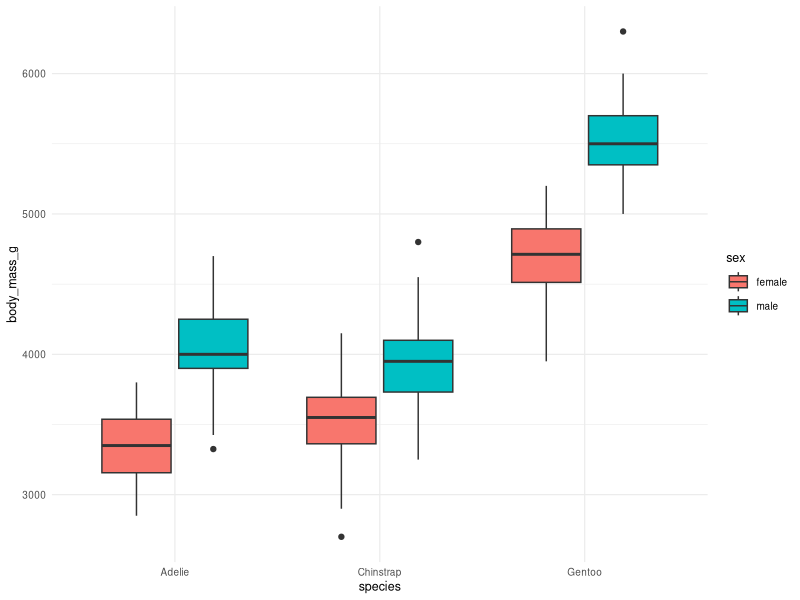
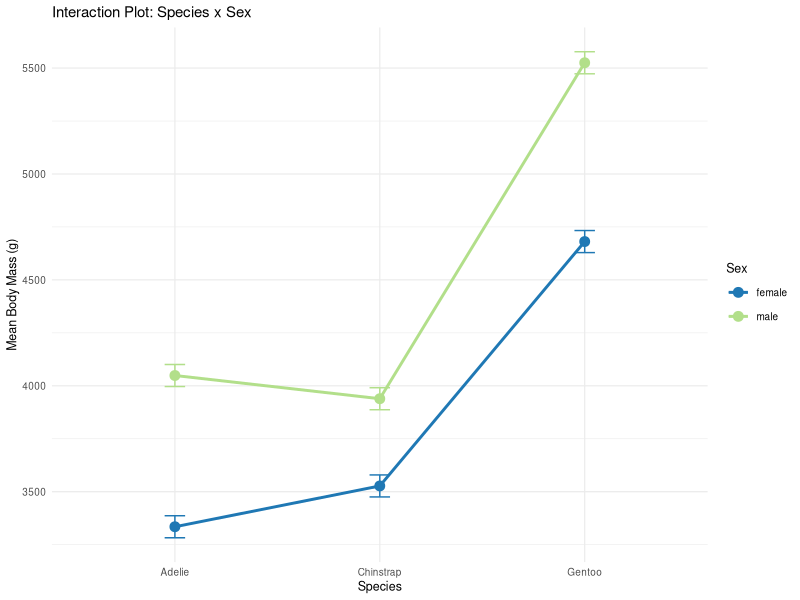
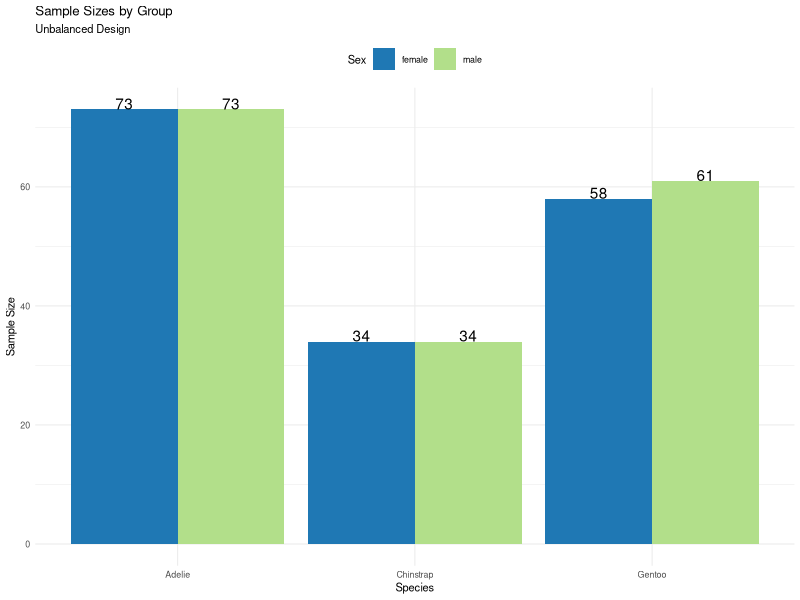
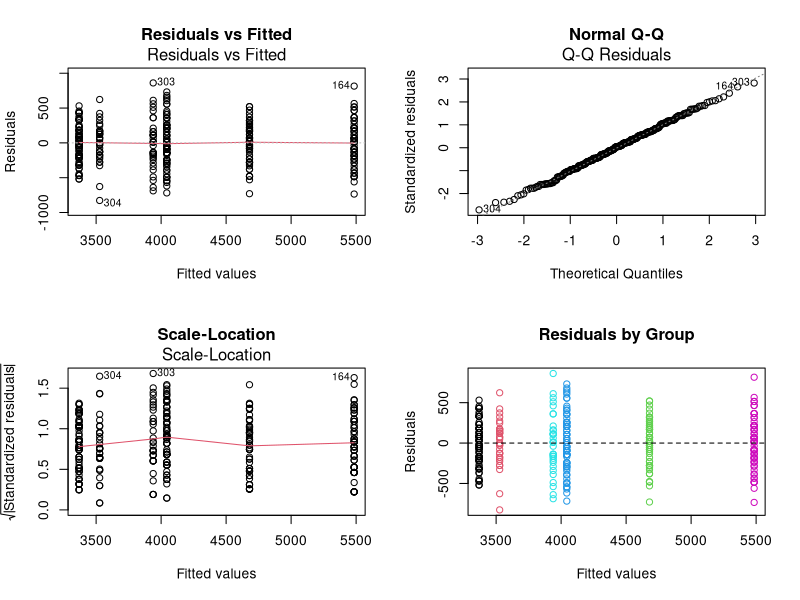
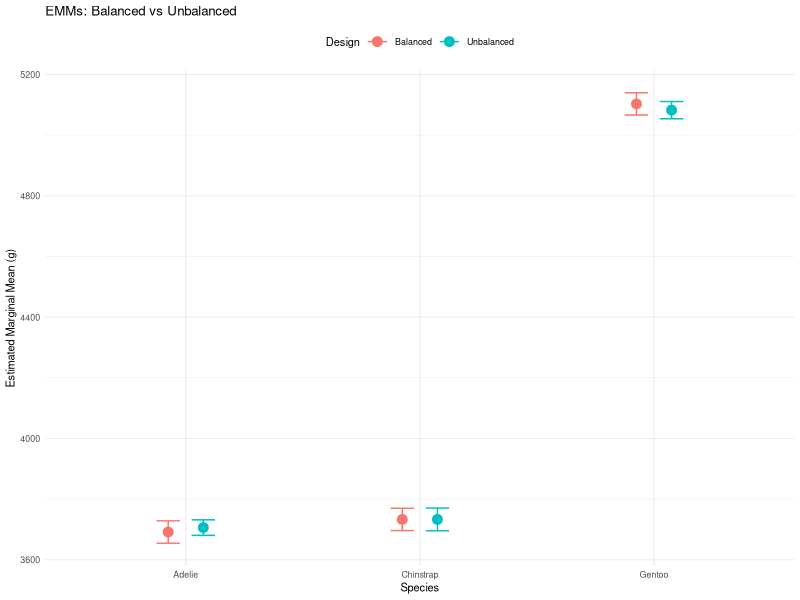
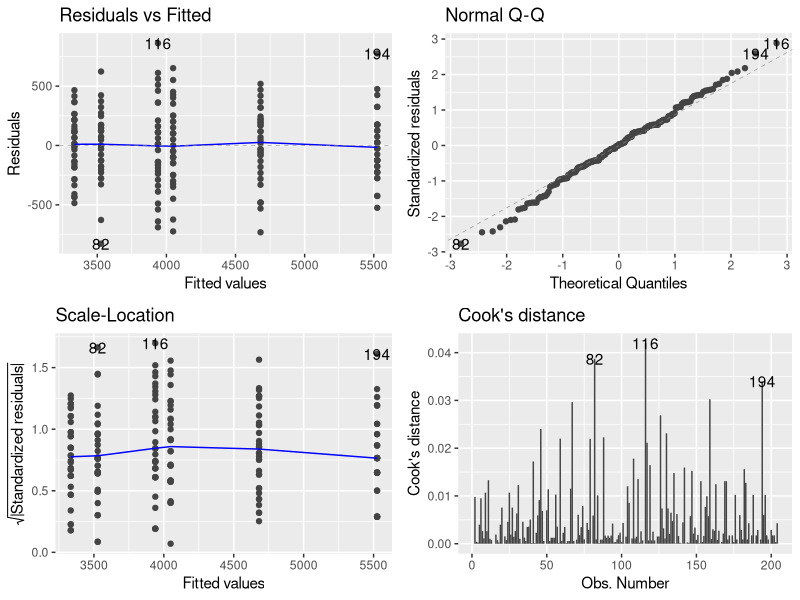

Write R code to recreate these figures, in order.
## ---- chunk 1
#| echo: false
#| message: false
#| warning: false
library(palmerpenguins)
library(emmeans)
library(ggfortify)
library(car)
library(broom)
library(patchwork)
library(tidyverse)

p_df <- penguins %>%
  filter(!is.na(body_mass_g),
         !is.na(sex),
         !is.na(species)) %>%
  select(species, sex, body_mass_g)
## ---- chunk 2
#| echo: false
#| message: false
#| warning: false
#| paged-print: false
summaryu_df <- p_df %>%
  group_by(species, sex) %>%
  summarise(
    n = sum(!is.na(body_mass_g)),
    mean_mass = mean(body_mass_g),
    sd_mass = sd(body_mass_g),
    se_mass = sd_mass/sqrt(n),
    .groups = 'drop'
  ) %>%
  arrange(species, sex)
print(summaryu_df)
## ---- chunk 3
#| echo: false
#| message: false
#| warning: false
#| paged-print: false
original_n <- p_df %>%
  count(species, sex) %>%
  arrange(species, sex)

p_df %>%
  count(species, sex) %>%
  pivot_wider(names_from = sex,
              values_from = n,
              values_fill = 0)
## ---- chunk 4
#| echo: false
#| message: false
#| warning: false
#| paged-print: false
#| collapse: true
min_n <- min(original_n$n)
cat(paste("Minimum n =", min_n, "\n\n"))

set.seed(123)
balanced_df <- p_df %>%
  group_by(species, sex) %>%
  sample_n(min_n) %>%
  ungroup()

balanced_n <- balanced_df %>%
  count(species, sex) %>%
  pivot_wider(names_from = sex,
              values_from = n,
              values_fill = 0)
balanced_n
## ---- chunk 5
#| echo: false
#| message: false
#| warning: false
#| paged-print: false
summary_df <- balanced_df %>%
  group_by(species, sex) %>%
  summarise(
    n = sum(!is.na(body_mass_g)),
    mean_mass = mean(body_mass_g),
    sd_mass = sd(body_mass_g),
    se_mass = sd_mass/sqrt(n),
    .groups = 'drop'
  ) %>%
  arrange(species, sex)
print(summary_df)
## ---- chunk 6
#| echo: false
#| fig-width: 3.4
#| fig-height: 3
#| fig-alt: "Boxplot of penguin body mass in grams by species, with boxes filled by sex, showing mass differences across the species-by-sex combinations in the balanced dataset."
p_box_plot <- balanced_df %>%
  ggplot(aes(species, body_mass_g, fill = sex)) +
  geom_boxplot() +
  theme_minimal(base_size = 9)
p_box_plot
## ---- chunk 7
#| echo: false
#| message: false
#| warning: false
#| paged-print: false
cell_means <- p_df %>%
  group_by(species, sex) %>%
  summarise(
    n = sum(!is.na(body_mass_g)),
    cell_mean = mean(body_mass_g),
    .groups = 'drop'
  )
cell_means_wide <- cell_means %>% select(-n) %>%
  pivot_wider(names_from = sex, values_from = cell_mean)
cell_counts <- p_df %>%
  count(species, sex) %>%
  pivot_wider(names_from = sex, values_from = n, values_fill = 0)
combined_table <- cell_means_wide %>%
  left_join(cell_counts, by = "species", suffix = c("_mean", "_n"))
cat("Combined table with means and counts:\n\n")
print(combined_table)

regular_species_means <- p_df %>%
  group_by(species) %>%
  summarise(total_n = n(), regular_mean = mean(body_mass_g), .groups = 'drop')
cat("\n\nRegular means (WRONG for marginal means):\n\n")
print(regular_species_means)
## ---- chunk 8
#| echo: false
#| paged-print: false
emm_species <- cell_means %>%
  group_by(species) %>%
  summarise(
    emm_mean = mean(cell_mean),
    calculation = paste0("(",
                        paste(round(cell_mean, 1), collapse = " + "),
                        ") / 2 = ",
                        round(mean(cell_mean), 1)),
    .groups = 'drop'
  )
cat("Estimated Marginal Means for Species (CORRECT):")
print(emm_species)

comparison <- cell_means %>%
  pivot_wider(names_from = sex, values_from = c(n, cell_mean)) %>%
  mutate(
    species_emm = (cell_mean_female + cell_mean_male) / 2,
    regular_mean = regular_species_means$regular_mean[match(species, regular_species_means$species)],
    difference = species_emm - regular_mean
  )
cat("\n\nComparison showing EMM calculation:\n\n")
print(comparison %>% select(species, cell_mean_female, cell_mean_male, species_emm, regular_mean, difference))
## ---- chunk 9
#| echo: false
#| message: false
#| warning: false
#| paged-print: false
cat("Combined table with means and counts:\n\n")
print(combined_table)
## ---- chunk 10
#| echo: false
#| message: false
#| warning: false
#| paged-print: false
regular_sex_means <- p_df %>%
  group_by(sex) %>%
  summarise(total_n = n(), regular_mean = mean(body_mass_g, na.rm = TRUE), .groups = 'drop')
cat("\nRegular means sex (WRONG for marginal means):")
print(regular_sex_means)

emm_sex <- cell_means %>%
  group_by(sex) %>%
  summarise(
    emm_mean = mean(cell_mean),
    calculation = paste0("(",
                        paste(round(cell_mean, 1), collapse = " + "),
                        ") / 3 = ",
                        round(mean(cell_mean), 1)),
    .groups = 'drop'
  )
cat("\n\nEstimated Marginal Means for Sex (CORRECT):\n\n")
print(emm_sex)

comparison_sex <- emm_sex %>%
  left_join(regular_sex_means, by = "sex") %>%
  mutate(difference = emm_mean - regular_mean) %>%
  select(sex, total_n, regular_mean, emm_mean, difference)
cat("\n\nComparison showing difference between regular and marginal means:\n\n")
print(comparison_sex)
## ---- chunk 11
#| echo: false
options(contrasts = c("contr.sum", "contr.poly"))

anova_model <- lm(body_mass_g ~ species * sex,
                  data = balanced_df)
summary(anova_model)
## ---- chunk 12
#| echo: false
anova_type3 <- Anova(anova_model, type = "III")
cat("Type III Sums of Squares ANOVA:")
print(anova_type3)
## ---- chunk 13
#| echo: false
#| message: false
#| warning: false
#| paged-print: false
# PARTIAL eta squared: SS_effect / (SS_effect + SS_residual).
# This is the effect size that pairs with Type III SS, because Type III
# sums of squares do NOT add up to SS_total once a design is unbalanced.
ss_effects  <- anova_type3$`Sum Sq`[2:4]
ss_residual <- anova_type3$`Sum Sq`[5]

eta_squared_df <- data.frame(
  Effect          = c("Species", "Sex", "Interaction"),
  Partial_Eta_Sq  = round(ss_effects / (ss_effects + ss_residual), 4)
)
cat("Effect Sizes (partial eta-squared):")
print(eta_squared_df)
## ---- chunk 14
#| include: false
plot_assump_plot <- autoplot(anova_model, which = 1:4, ncol = 2, nrow = 2)
ggsave("images/assumpt_1.jpg",
       plot = plot_assump_plot,
       width = 7,
       height = 6,
       dpi = 300,
       bg = "white")
## ---- chunk 15
#| echo: false
shapiro_test <- shapiro.test(residuals(anova_model))
cat("Shapiro-Wilk Normality Test:")
print(shapiro_test)

levene_test <- leveneTest(body_mass_g ~ species * sex,
                          data = balanced_df)
cat("Levene's Test for Homogeneity:")
print(levene_test)

outliers_df <- balanced_df %>%
  mutate(
    fitted = fitted(anova_model),
    residuals = residuals(anova_model),
    std_resid = rstandard(anova_model)
  ) %>%
  filter(abs(std_resid) > 3)
cat(paste("Number of outliers (|z| > 3):", nrow(outliers_df)))
## ---- chunk 16
#| echo: false
#| message: false
#| warning: false
#| paged-print: false
#| collapse: true
species_emm <- emmeans(anova_model, ~ species)
cat("Species EMMs:\n\n")
print(species_emm)

sex_emm <- emmeans(anova_model, ~ sex)
cat("Sex EMMs:\n\n")
print(sex_emm)

interaction_emm <- emmeans(anova_model, ~ species * sex)
cat("Species by Sex EMMs:\n\n")
print(interaction_emm)
## ---- chunk 17
#| echo: false
#| message: false
#| warning: false
#| paged-print: false
#| collapse: true
species_pairs <- pairs(species_emm, adjust = "tukey")
print("Species pairwise comparisons:")
print(species_pairs)

interaction_pairs <- pairs(interaction_emm,
                          by = "sex",
                          adjust = "tukey")
print("Species comparisons within sex:")
print(interaction_pairs)
## ---- chunk 18
#| echo: false
emm_interaction <- emmeans(anova_model, ~ species * sex)
pairs_interaction <- pairs(emm_interaction, adjust = "tukey")
## ---- chunk 19
#| echo: false
cld_interaction <- multcomp::cld(emm_interaction,
                       Letters = letters,
                       adjust = "sidak")
cld_df <- as.data.frame(cld_interaction) %>%
  arrange(species, sex)
print(cld_df)
## ---- chunk 20
#| echo: false
#| fig-width: 3.6
#| fig-height: 3
#| fig-alt: "Interaction plot of estimated marginal mean body mass by species and sex, with points connected by lines for each sex and error bars showing ± 1 SE, used to visualize whether the sex effect differs across species."
emm_plotting_df <- as.data.frame(emm_interaction)
interaction_plot <- ggplot(emm_plotting_df,
       aes(x = species,
           y = emmean,
           color = sex,
           group = sex)) +
  geom_point(size = 3) +
  geom_line(linewidth = 1) +
  geom_errorbar(aes(ymin = emmean - SE,
                    ymax = emmean + SE),
                width = 0.1) +
  scale_color_manual(values = c("#1f78b4", "#b2df8a")) +
  labs(title = "Interaction Plot: Species x Sex",
       x = "Species", y = "Mean Body Mass (g)", color = "Sex") +
  theme_minimal(base_size = 9) +
  theme(legend.position = "right")
interaction_plot
## ---- chunk 21
#| echo: false
#| message: false
#| warning: false
#| paged-print: false
unbalanced_n <- p_df %>%
  count(species, sex) %>%
  arrange(species, sex)
print("Unbalanced sample sizes:")
print(unbalanced_n)

total_n <- sum(unbalanced_n$n)
max_n <- max(unbalanced_n$n)
min_n <- min(unbalanced_n$n)
imbalance_ratio <- max_n / min_n
print(paste("Total N =", total_n))
print(paste("Imbalance ratio =", round(imbalance_ratio, 2)))
## ---- chunk 22
#| echo: false
#| fig-width: 3.4
#| fig-height: 3
#| fig-alt: "Dodged bar chart of sample size by species and sex, with counts labeled above each bar, showing the unequal sample sizes across cells in the unbalanced penguin dataset."
imbalance_plot <- ggplot(unbalanced_n,
       aes(x = species, y = n, fill = sex)) +
  geom_col(position = "dodge") +
  geom_text(aes(label = n),
            position = position_dodge(0.9),
            vjust = -0) +
  scale_fill_manual(values = c("#1f78b4", "#b2df8a")) +
  labs(title = "Sample Sizes by Group",
       subtitle = "Unbalanced Design",
       x = "Species", y = "Sample Size", fill = "Sex") +
  theme_minimal(base_size = 8) +
  theme(legend.position = "top")
print(imbalance_plot)
## ---- chunk 23
#| echo: false
#| message: false
#| warning: false
#| paged-print: false
model1_type1 <- lm(body_mass_g ~ species + sex + species:sex,
                   data = p_df)
anova1_type1 <- anova(model1_type1)
cat("Type I SS (Species -> Sex -> Interaction):\n\n")
print(anova1_type1)

model2_type1 <- lm(body_mass_g ~ sex + species + sex:species,
                   data = p_df)
anova2_type1 <- anova(model2_type1)
cat("\n\nType I SS (Sex -> Species -> Interaction):\n\n")
print(anova2_type1)

ss_comparison_df <- data.frame(
  Effect = c("Species", "Sex"),
  Order1_SS = c(anova1_type1$`Sum Sq`[1],
                anova1_type1$`Sum Sq`[2]),
  Order2_SS = c(anova2_type1$`Sum Sq`[2],
                anova2_type1$`Sum Sq`[1])
)
cat("\n\nType I SS depends on order:\n\n")
print(ss_comparison_df)
## ---- chunk 24
#| echo: false
#| message: false
#| warning: false
#| paged-print: false
options(contrasts = c("contr.sum", "contr.poly"))
model_u <- lm(body_mass_g ~ species * sex,
              data = p_df)
anova_type3_u <- Anova(model_u, type = "III")
print("Type III Sums of Squares:")
print(anova_type3_u)

print("Comparison of F-values:")
comparison_f_df <- data.frame(
  Effect = c("Species", "Sex", "Interaction"),
  Type_I_F = round(anova1_type1$`F value`[1:3], 2),
  Type_III_F = round(anova_type3_u$`F value`[2:4], 2)
)
print(comparison_f_df)
## ---- chunk 25
#| echo: false
#| message: false
#| warning: false
#| paged-print: false
# Same partial eta squared as the balanced model, so the two are comparable.
ss_effects_u  <- anova_type3_u$`Sum Sq`[2:4]
ss_residual_u <- anova_type3_u$`Sum Sq`[5]

eta_squared_p_df <- data.frame(
  Effect         = c("Species", "Sex", "Interaction"),
  Partial_Eta_Sq = round(ss_effects_u / (ss_effects_u + ss_residual_u), 4)
)
print("Effect Sizes (partial eta-squared, Type III):")
print(eta_squared_p_df)
## ---- chunk 26
#| echo: false
#| message: false
#| warning: false
#| paged-print: false
grand_mean <- mean(p_df$body_mass_g)
print(paste("Grand mean:", round(grand_mean, 1)))

ss_total_manual <- sum((p_df$body_mass_g - grand_mean)^2)
print(paste("Total SS:", round(ss_total_manual, 0)))

group_means_df <- p_df %>%
  group_by(species, sex) %>%
  mutate(group_mean = mean(body_mass_g)) %>%
  ungroup()

ss_between <- sum((group_means_df$group_mean - grand_mean)^2)
print(paste("Between-groups SS:", round(ss_between, 0)))

ss_within <- sum((group_means_df$body_mass_g -
                  group_means_df$group_mean)^2)
print(paste("Within-groups SS:", round(ss_within, 0)))

print(paste("Check: Between + Within =",
            round(ss_between + ss_within, 0)))
## ---- chunk 27
#| echo: false
#| message: false
#| warning: false
#| paged-print: false
species_only_model <- lm(body_mass_g ~ species,
                         data = p_df)
ss_species_only <- sum((fitted(species_only_model) -
                       grand_mean)^2)
cat(paste0("SS(Species alone): ",
           round(ss_species_only, 0), "\n"))

sex_only_model <- lm(body_mass_g ~ sex,
                     data = p_df)
ss_sex_only <- sum((fitted(sex_only_model) -
                   grand_mean)^2)
cat(paste0("SS(Sex alone):     ",
           round(ss_sex_only, 0), "\n"))

cat(paste0("\nSum of main effects: ",
           round(ss_species_only + ss_sex_only, 0), "\n"))
cat(paste0("Actual between SS:   ",
           round(ss_between, 0), "\n"))
cat(paste0("\nDifference (design is not orthogonal): ",
           round(ss_between -
                 (ss_species_only + ss_sex_only), 0), "\n"))
## ---- chunk 28
#| echo: false
#| message: false
#| warning: false
#| paged-print: false
species_emm_u <- emmeans(model_u, ~ species)
sex_emm_u <- emmeans(model_u, ~ sex)

cat("Species EMMs (model-based):")
print(species_emm_u)
cat("\n\nSex EMMs (model-based):")
print(sex_emm_u)

emm_interaction_u <- emmeans(model_u, ~ species * sex)
pairs_interaction_u <- pairs(emm_interaction, adjust = "tukey")
pairs_interaction_u
## ---- chunk 29
#| echo: false
#| message: false
#| warning: false
#| paged-print: false
cld_interaction_u <- multcomp::cld(emm_interaction_u,
                       Letters = letters,
                       adjust = "sidak")
cld_df_u <- as.data.frame(cld_interaction_u) %>%
  arrange(species, sex)
print(cld_df_u)
## ---- chunk 30
#| echo: false
#| message: false
#| warning: false
#| paged-print: false
species_pairs_u <- pairs(species_emm_u, adjust = "tukey")
cat("Species pairwise comparisons (Tukey):")
print(species_pairs_u)

sex_by_species_emm <- emmeans(model_u, ~ sex | species)
sex_effects_df <- pairs(sex_by_species_emm)
cat("\n\nSex effect within each species:")
print(sex_effects_df)
## ---- chunk 31
#| echo: false
#| message: false
#| warning: false
#| paged-print: false
interaction_test <- emmeans(model_u,
                            pairwise ~ sex | species)
contrasts_df <- as.data.frame(interaction_test$contrasts)

# Carry the species label along with its estimate rather than assuming the
# rows come back in a particular order — if the factor levels are ever
# reordered, positional indexing would silently mislabel these.
# Take the direction from the contrast label itself rather than typing it in
# -- emmeans returns "female - male", so a negative estimate means females
# are LIGHTER. Hard-coding the opposite label would flip the story.
contrast_label <- as.character(contrasts_df$contrast[1])

interaction_summary_df <- contrasts_df %>%
  transmute(Species    = as.character(species),
            Sex_Effect = round(estimate, 0))
cat(paste0("Sex effect (", contrast_label, ", grams) by species:\n"))
print(interaction_summary_df)

cat("\n\nInteraction interpretation:")
if (anova_type3_u$`Pr(>F)`[4] < 0.05) {
  print("Sex effects differ across species")
} else {
  print("Sex effects similar across species")
}
## ---- chunk 32
#| echo: false
#| message: false
#| warning: false
#| paged-print: false
#| fig-height: 3.6
#| fig-width: 3.6
#| fig-alt: "Four diagnostic plots for the unbalanced two-way ANOVA model: residuals vs. fitted, normal Q-Q, scale-location, and residuals vs. fitted colored by species-sex group, used to check model assumptions."
par(mfrow = c(2, 2))
plot(model_u, which = 1, main = "Residuals vs Fitted")
plot(model_u, which = 2, main = "Normal Q-Q")
plot(model_u, which = 3, main = "Scale-Location")
plot(fitted(model_u), residuals(model_u),
     col = as.numeric(interaction(p_df$species, p_df$sex)),
     main = "Residuals by Group",
     xlab = "Fitted values", ylab = "Residuals")
abline(h = 0, lty = 2)
par(mfrow = c(1, 1))
## ---- chunk 33
#| echo: false
#| message: false
#| warning: false
#| paged-print: false
shapiro_u <- shapiro.test(residuals(model_u))
print("Shapiro-Wilk test:")
print(shapiro_u)

levene_u <- leveneTest(body_mass_g ~ species * sex,
                       data = p_df,
                       center = median)
print("Levene's test:")
print(levene_u)

residual_summary_df <- p_df %>%
  mutate(
    residuals = residuals(model_u),
    fitted = fitted(model_u)
  ) %>%
  group_by(species, sex) %>%
  summarise(
    n = n(),
    mean_resid = mean(residuals),
    sd_resid = sd(residuals),
    .groups = 'drop'
  )
print("Residual SD by group:")
print(residual_summary_df[, c("species", "sex", "sd_resid")])
## ---- chunk 34
#| echo: false
#| message: false
#| warning: false
#| paged-print: false
set.seed(123)
b_df <- p_df %>%
  group_by(species, sex) %>%
  sample_n(34) %>%
  ungroup()

options(contrasts = c("contr.sum", "contr.poly"))
model_b <- lm(body_mass_g ~ species * sex, data = b_df)
anova_b <- Anova(model_b, type = "III")

comparison_results_df <- data.frame(
  Effect = c("Species", "Sex", "Interaction"),
  Balanced_F = round(anova_b$`F value`[2:4], 2),
  Balanced_p = round(anova_b$`Pr(>F)`[2:4], 4),
  Unbalanced_F = round(anova_type3_u$`F value`[2:4], 2),
  Unbalanced_p = round(anova_type3_u$`Pr(>F)`[2:4], 4)
)
cat("Balanced vs Unbalanced Results:")
print(comparison_results_df)

cat("\n\nSample sizes:")
cat(paste("Balanced total N:", nrow(b_df)))
cat(paste("Unbalanced total N:", nrow(p_df), "\n\n"))
cat(paste("Data discarded:",
            nrow(p_df) - nrow(b_df),
            "observations"))
## ---- chunk 35
#| echo: false
#| message: false
#| warning: false
#| paged-print: false
#| fig-width: 3.4
#| fig-height: 3
#| fig-alt: "Point-and-error-bar plot comparing estimated marginal mean body mass by species between the balanced and unbalanced designs, showing the two designs give similar estimates."
emm_b <- as.data.frame(emmeans(model_b, ~ species))
emm_u <- as.data.frame(emmeans(model_u, ~ species))

comparison_plot_df <- data.frame(
  Species = rep(levels(as.factor(p_df$species)), 2),
  Design = rep(c("Balanced", "Unbalanced"), each = 3),
  EMM = c(as.numeric(emm_b$emmean), as.numeric(emm_u$emmean)),
  SE = c(as.numeric(emm_b$SE), as.numeric(emm_u$SE))
)

comparison_plot <- ggplot(comparison_plot_df,
       aes(x = Species, y = EMM, color = Design, group = Design)) +
  geom_point(position = position_dodge(0.3), size = 3) +
  geom_errorbar(aes(ymin = EMM - SE, ymax = EMM + SE),
                position = position_dodge(0.3), width = 0.2) +
  labs(title = "EMMs: Balanced vs Unbalanced",
       y = "Estimated Marginal Mean (g)", color = "Design") +
  theme_minimal(base_size = 8) +
  theme(legend.position = "top")
print(comparison_plot)
